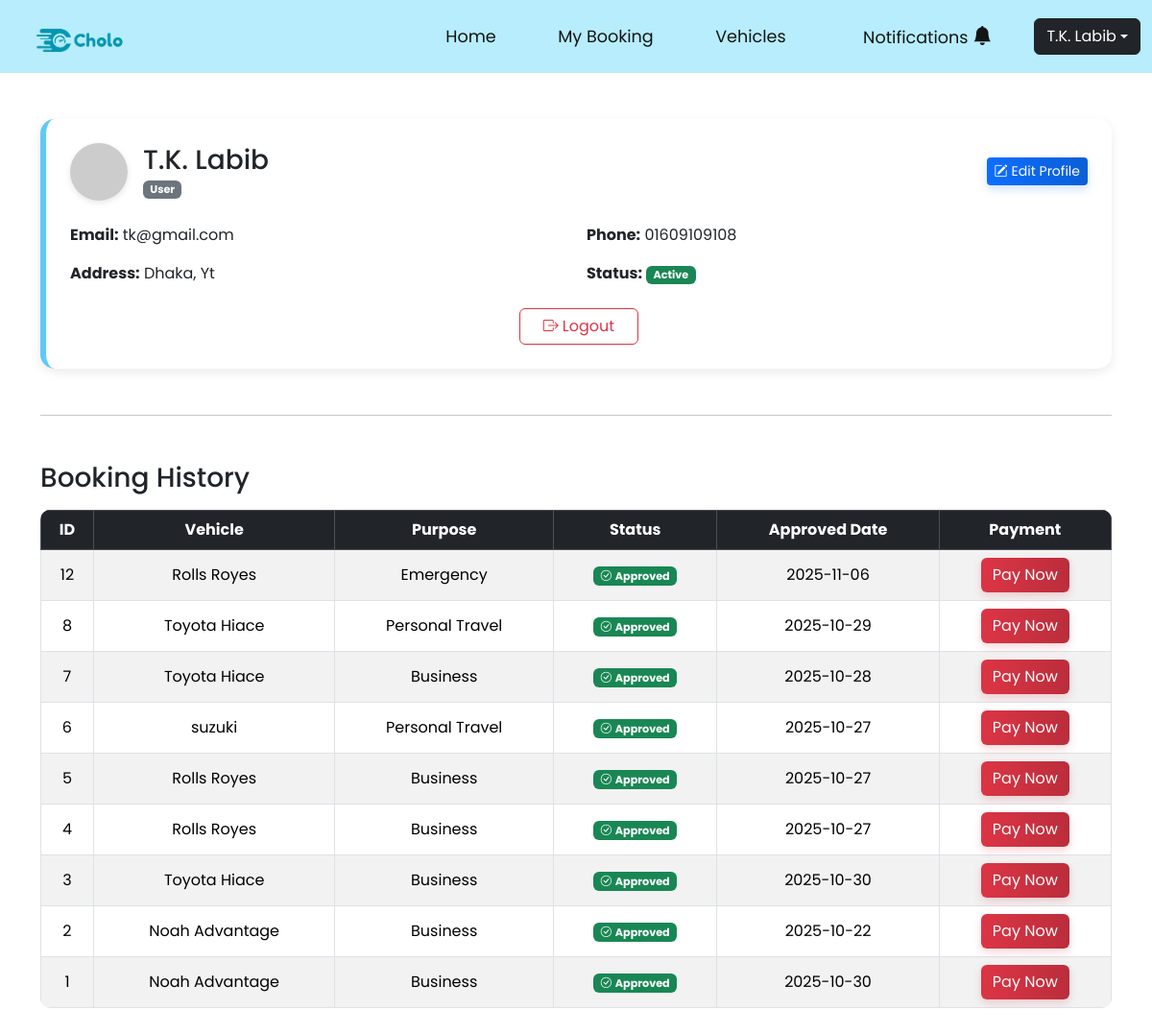
Screenshot of /profile.php (signed in) with the database file from the repository.
### tables this page shows
CREATE TABLE `user` (
  `user_id` int(10) NOT NULL,
  `email` varchar(100) NOT NULL,
  `password` varchar(255) NOT NULL,
  `name` text NOT NULL,
  `role` varchar(15) NOT NULL DEFAULT 'user',
  `phone` varchar(15) DEFAULT NULL,
  `address` varchar(50) NOT NULL,
  `status` varchar(15) NOT NULL DEFAULT 'active'
);

CREATE TABLE `bookings` (
  `booking_id` int(11) NOT NULL,
  `user_id` int(11) NOT NULL,
  `vehicle_id` int(11) NOT NULL,
  `start_date` date NOT NULL,
  `end_date` date NOT NULL,
  `purpose` enum('Business','Personal Travel','Emergency','Other') NOT NULL DEFAULT 'Other',
  `destination` varchar(100) NOT NULL,
  `pickup_location` varchar(100) NOT NULL,
  `status` enum('Pending','Approved','Rejected') NOT NULL DEFAULT 'Pending',
  `cost` int(11) NOT NULL,
  `booking_date` date NOT NULL,
  `approved_date` date DEFAULT NULL
);

CREATE TABLE `vehicle` (
  `vehicle_id` int(11) NOT NULL,
  `license` varchar(50) NOT NULL,
  `model` varchar(50) NOT NULL,
  `type` enum('Car','Bus','Truck','Motorcycle') NOT NULL DEFAULT 'Car',
  `year` int(4) NOT NULL,
  `color` varchar(50) NOT NULL,
  `seat_capacity` int(11) NOT NULL,
  `status` enum('Unassigned','Available','Booked','Under Maintenance') NOT NULL DEFAULT 'Unassigned',
  `cost_per_day` int(11) NOT NULL,
  `description` varchar(255) NOT NULL,
  `driver_id` int(11) DEFAULT NULL
);

### controller.php (called while the page is built, shortened)
<?php
   function connection()
   {
      $host='localhost';
      $user='root';
      $pass='';
      $db="cholo_db";
      $con=new mysqli($host,$user,$pass,$db);
     return $con;
   }
?>

### book_history.php (the view)
<hr class="my-5">
  <h3 class="mb-3">Booking History</h3>
  <div class="table-responsive">
    <table class="table table-bordered table-striped table-hover align-middle text-center">
      <thead class="table-dark">
      <tr>
        <th>ID</th>
        <th>Vehicle</th>
        <th>Purpose</th>
        <th>Status</th>
        <th>Approved Date</th>
        <th>Payment</th>
      </tr>
      </thead>
      <tbody>
      <?php if ($bookings->num_rows > 0): ?>
        <?php while ($row = $bookings->fetch_assoc()): ?>
          <tr>
            <td><?php echo $row['booking_id']; ?></td>
            <td><?php echo htmlspecialchars($row['vehicle_name']); ?></td>
            <td><?php echo htmlspecialchars($row['purpose']); ?></td>
            <td>
              <?php if ($row['status'] === 'Approved'): ?>
                <span class="badge bg-success"><i class="bi bi-check-circle me-1"></i>Approved</span>
              <?php elseif ($row['status'] === 'Pending'): ?>
                <span class="badge bg-warning text-dark"><i class="bi bi-hourglass-split me-1"></i>Pending</span>
              <?php else: ?>
                <span class="badge bg-danger"><i class="bi bi-x-circle me-1"></i>Rejected</span>
              <?php endif; ?>
            </td>
            <td><?php echo $row['approved_date'] ? htmlspecialchars($row['approved_date']) : '-'; ?></td>
            <td>
              <?php if ($row['status'] === 'Approved'): ?>
              <?php if (isset($row['payment']) && $row['payment'] > 0): ?>
                <span class="text-success fw-semibold">
                    Paid: $<?php echo number_format($row['payment'], 2); ?>
                </span>
            <?php else: ?>
            <a href="payment/payment.php?booking_id=<?php echo $row['booking_id']; ?>" class="btn btn-danger">Pay Now</a>
            <?php endif; ?>
            <?php else: ?>
            <span class="text-secondary">Pending Approval</span>
            <?php endif; ?>
            </td>
          </tr>
        <?php endwhile; ?>
      <?php else: ?>
        <tr><td colspan="6">No bookings found.</td></tr>
      <?php endif; ?>
      </tbody>
    </table>
  </div>
</div>

### profile.php (shortened to what this page needs)
<?php
include('user_auth.php');
$user_id = $_SESSION['user_id'];
$user_sql = "SELECT name, email, phone, address, role, status FROM user WHERE user_id = ?";
$stmt = $db->prepare($user_sql);
$stmt->bind_param("i", $user_id);
$stmt->execute();
$user_result = $stmt->get_result();
$book_sql = "SELECT b.booking_id, v.model AS vehicle_name, b.start_date, b.end_date, b.purpose, b.status, b.approved_date
             FROM bookings b
             JOIN vehicle v ON b.vehicle_id = v.vehicle_id
             WHERE b.user_id = ?
             ORDER BY b.booking_id DESC";
$stmt = $db->prepare($book_sql);
$stmt->bind_param("i", $user_id);
$stmt->execute();
$bookings = $stmt->get_result();
?>
<!DOCTYPE html>
<html lang="en">
<head>
    <link rel="stylesheet" href="bootstrap/css/bootstrap.min.css">
    <link href="https://cdn.jsdelivr.net/npm/bootstrap-icons@1.11.1/font/bootstrap-icons.css" rel="stylesheet">
    <link rel="stylesheet" href="css/style.css">
</head>
<?php
   include('navbar.php');
?>
<body>
<div class="container my-5">
  <div class="profile-card">
  <div class="d-flex flex-wrap align-items-center justify-content-between mb-4">
    <div class="d-flex align-items-center mb-3 mb-md-0">
      <img src="https://ui-avatars.com/api/?name=<?php echo urlencode($user['name']); ?>&background=0D8ABC&color=fff&size=60"
           class="avatar me-3" alt="User Avatar">
      <div>
        <h3 class="mb-0"><?php echo htmlspecialchars($user['name']); ?></h3>
        <span class="badge bg-secondary text-capitalize"><?php echo htmlspecialchars($user['role']); ?></span>
      </div>
    </div>
    <button class="btn btn-primary btn-sm" data-bs-toggle="modal" data-bs-target="#editProfileModal">
      <i class="bi bi-pencil-square me-1"></i>Edit Profile
    </button>
  </div>
  <?php if ($user): ?>
    <div class="row g-3">
      <div class="col-md-6"><strong>Email:</strong> <?php echo htmlspecialchars($user['email']); ?></div>
      <div class="col-md-6"><strong>Phone:</strong> <?php echo htmlspecialchars($user['phone']); ?></div>
      <div class="col-md-6"><strong>Address:</strong> <?php echo htmlspecialchars($user['address']); ?></div>
      <div class="col-md-6"><strong>Status:</strong>
        <?php if ($user['status'] === 'active'): ?>
          <span class="badge bg-success">Active</span>
        <?php else: ?>
          <span class="badge bg-danger">Inactive</span>
        <?php endif; ?>
      </div>
    </div>
    <div class="text-center mt-4">
      <a href="logout.php" class="btn btn-outline-danger px-4">
        <i class="bi bi-box-arrow-right me-1"></i>Logout
      </a>
    </div>
  <?php else: ?>
    <p class="text-danger">User information not found.</p>
  <?php endif; ?>
</div>
<?php
   include('book_history.php');
?>
</body>

### css/style.css (style rules this page uses)
:root { --theme: rgb(183, 237, 252); --theme-dark: #0cbcf2; --theme-light: #baf0ff; --theme-text: #131515; }
.profile-card { background: #fff; border-radius: 15px; box-shadow: 0 4px 12px rgba(0,0,0,0.08); padding: 25px; border-left: 6px solid #5dc9f8; transition: transform 0.2s ease-in-out; }
.avatar { width: 60px; height: 60px; border-radius: 50%; object-fit: cover; box-shadow: 0 2px 6px rgba(0,0,0,0.1); }
.table { background-color: #fff; border-radius: 10px; overflow: hidden; }
body { font-family: 'Poppins', sans-serif; }
.badge { font-size: 0.7rem; }
.btn { transition: all 0.3s ease; }
.btn-primary { background: linear-gradient(90deg, #0d6efd, #0b5ed7); border: none; box-shadow: 0 4px 10px rgba(13, 110, 253, 0.2); }
.btn-danger { background: linear-gradient(90deg, #dc3545, #bb2d3b); border: none; box-shadow: 0 4px 10px rgba(220, 53, 69, 0.2); }
.btn-outline-secondary, .btn-outline-danger { transition: all 0.3s ease; }

### rows the page displays
user: name "T.K. Labib", role "User", email "tk@gmail.com", phone "01609109108", address "Dhaka, Yt"
bookings: booking_id "12", vehicle.model "Rolls Royes", purpose "Emergency", status "Approved" (drawn), approved_date "2025-11-06"
bookings: booking_id "8", vehicle.model "Toyota Hiace", purpose "Personal Travel", status "Approved" (drawn), approved_date "2025-10-29"
bookings: booking_id "7", vehicle.model "Toyota Hiace", purpose "Business", status "Approved" (drawn), approved_date "2025-10-28"
bookings: booking_id "6", vehicle.model "suzuki", purpose "Personal Travel", status "Approved" (drawn), approved_date "2025-10-27"
bookings: booking_id "5", vehicle.model "Rolls Royes", purpose "Business", status "Approved" (drawn), approved_date "2025-10-27"
bookings: booking_id "4", vehicle.model "Rolls Royes", purpose "Business", status "Approved" (drawn), approved_date "2025-10-27"
bookings: booking_id "3", vehicle.model "Toyota Hiace", purpose "Business", status "Approved" (drawn), approved_date "2025-10-30"
bookings: booking_id "2", vehicle.model "Noah Advantage", purpose "Business", status "Approved" (drawn), approved_date "2025-10-22"
bookings: booking_id "1", vehicle.model "Noah Advantage", purpose "Business", status "Approved" (drawn), approved_date "2025-10-30"

### other values shown
$_SESSION['name'] "T.K. Labib"
